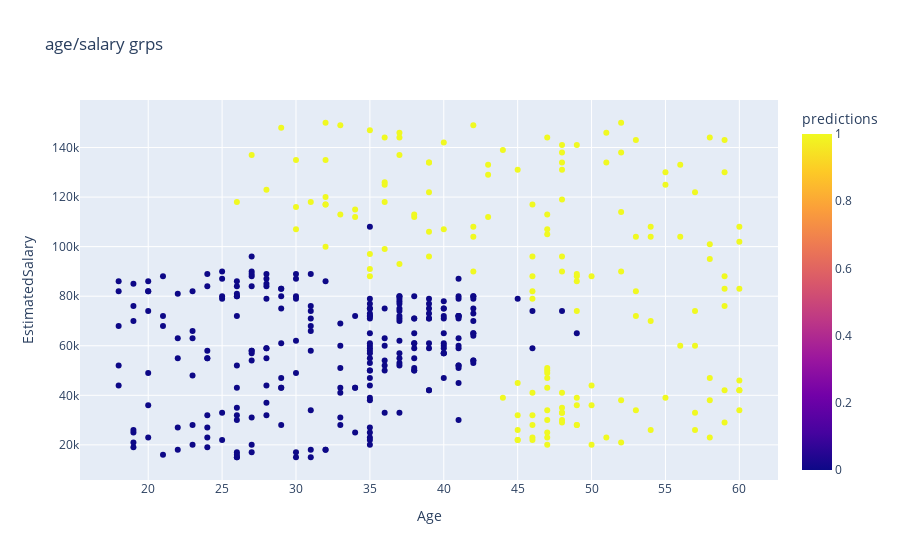

This figure's notebook cell:
### Code cell
df['predictions'] = clf.predict(x)
fig = px.scatter(
                    df, 
                    x='Age',
                    y='EstimatedSalary',
                    color='predictions',
                    title='age/salary grps',)
fig.show()

### Figure 1 — Plotly figure (JSON) as saved in the notebook; plotly's stock layout.template omitted (floating-point values rounded to 4 significant figures; data arrays with more than 128 entries replaced by an {"elided": "..."} marker saying what was removed)
{"data": [{"hovertemplate": "Age=%{x}<br>EstimatedSalary=%{y}<br>predictions=%{marker.color}<extra></extra>", "legendgroup": "", "marker": {"color": {"elided": "400 int values"}, "coloraxis": "coloraxis", "symbol": "circle"}, "mode": "markers", "name": "", "showlegend": false, "type": "scatter", "x": {"elided": "400 int values"}, "xaxis": "x", "y": {"elided": "400 int values"}, "yaxis": "y"}], "layout": {"coloraxis": {"colorbar": {"title": {"text": "predictions"}}, "colorscale": [[0, "#0d0887"], [0.1111, "#46039f"], [0.2222, "#7201a8"], [0.3333, "#9c179e"], [0.4444, "#bd3786"], [0.5556, "#d8576b"], [0.6667, "#ed7953"], [0.7778, "#fb9f3a"], [0.8889, "#fdca26"], [1, "#f0f921"]]}, "legend": {"tracegroupgap": 0}, "title": {"text": "age/salary grps"}, "xaxis": {"anchor": "y", "domain": [0, 1], "title": {"text": "Age"}}, "yaxis": {"anchor": "x", "domain": [0, 1], "title": {"text": "EstimatedSalary"}}}}
